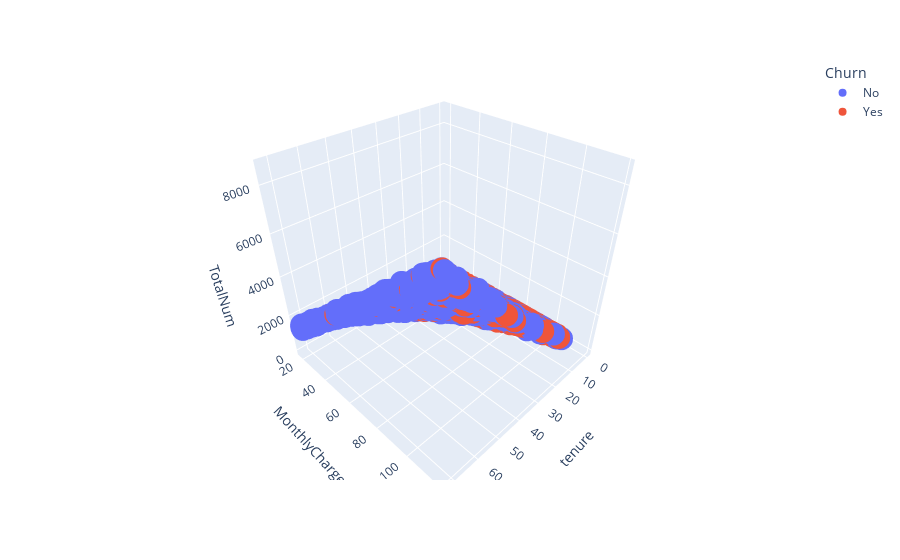

Notebook cell for this chart:
### Code cell
#Same as above considering all three attributes in one graph.
fig = px.scatter_3d(df, x='tenure', y='MonthlyCharges', z='TotalNum',
              color='Churn')
fig.show()

### Figure 1 — Plotly figure (JSON) as saved in the notebook; plotly's stock layout.template omitted (floating-point values rounded to 4 significant figures; data arrays with more than 128 entries replaced by an {"elided": "..."} marker saying what was removed)
{"data": [{"hovertemplate": "Churn=No<br>tenure=%{x}<br>MonthlyCharges=%{y}<br>TotalNum=%{z}<extra></extra>", "legendgroup": "No", "marker": {"color": "#636efa", "symbol": "circle"}, "mode": "markers", "name": "No", "scene": "scene", "showlegend": true, "type": "scatter3d", "x": {"elided": "4399 int values"}, "y": {"elided": "4399 float values"}, "z": {"elided": "4399 float values"}}, {"hovertemplate": "Churn=Yes<br>tenure=%{x}<br>MonthlyCharges=%{y}<br>TotalNum=%{z}<extra></extra>", "legendgroup": "Yes", "marker": {"color": "#EF553B", "symbol": "circle"}, "mode": "markers", "name": "Yes", "scene": "scene", "showlegend": true, "type": "scatter3d", "x": {"elided": "1587 int values"}, "y": {"elided": "1587 float values"}, "z": {"elided": "1587 float values"}}], "layout": {"legend": {"title": {"text": "Churn"}, "tracegroupgap": 0}, "margin": {"t": 60}, "scene": {"domain": {"x": [0, 1], "y": [0, 1]}, "xaxis": {"title": {"text": "tenure"}}, "yaxis": {"title": {"text": "MonthlyCharges"}}, "zaxis": {"title": {"text": "TotalNum"}}}}}
